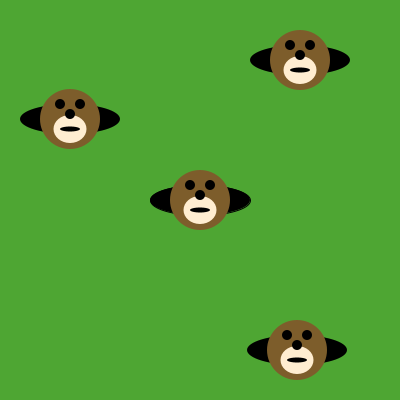
Frame 1 (no input)
Frame 60 (the mouse pressed at the canvas centre just before this capture): identical to frame 1, image omitted
Frame 120 (the mouse held since frame 60 and released just before this capture): identical to frame 1, image omitted

The Processing sketch that drew this single still picture (run headless with seeded random() and noise(); from frame 60 on, the mouse is pressed at the canvas centre):

// Processing sketch: moles_in_holes
// ── moles_in_holes.pde
void draw() {

/* Use the method below to put moles in the holes. */


}

void drawMole(int moleX, int moleY) {
     noStroke();
     fill(125, 93, 43);
     ellipse(moleX, moleY, 60, 60); // face
     fill(255, 237, 209);
     ellipse(moleX, moleY+10, 33, 28); 
     fill(0, 0, 0);
     ellipse(moleX-10, moleY-15, 10, 10); // eyes
     ellipse(moleX+10, moleY-15, 10, 10);
     ellipse(moleX, moleY-5, 10, 10); // nose
     ellipse(moleX, moleY+10, 20, 5); // mouth
}

void setup() {
     size(400, 400);
     background(78, 166, 51); // green grass
     fill(0, 0, 0);
     ellipse(200, 200, 100, 30); // holes!
     drawMole(200,200);
     ellipse(70, 119, 100, 30);
     drawMole(70,119);
     ellipse(300, 60, 100, 30);
     drawMole(300,60);
     ellipse(297, 350, 100, 30);
     drawMole(297,350);
}
